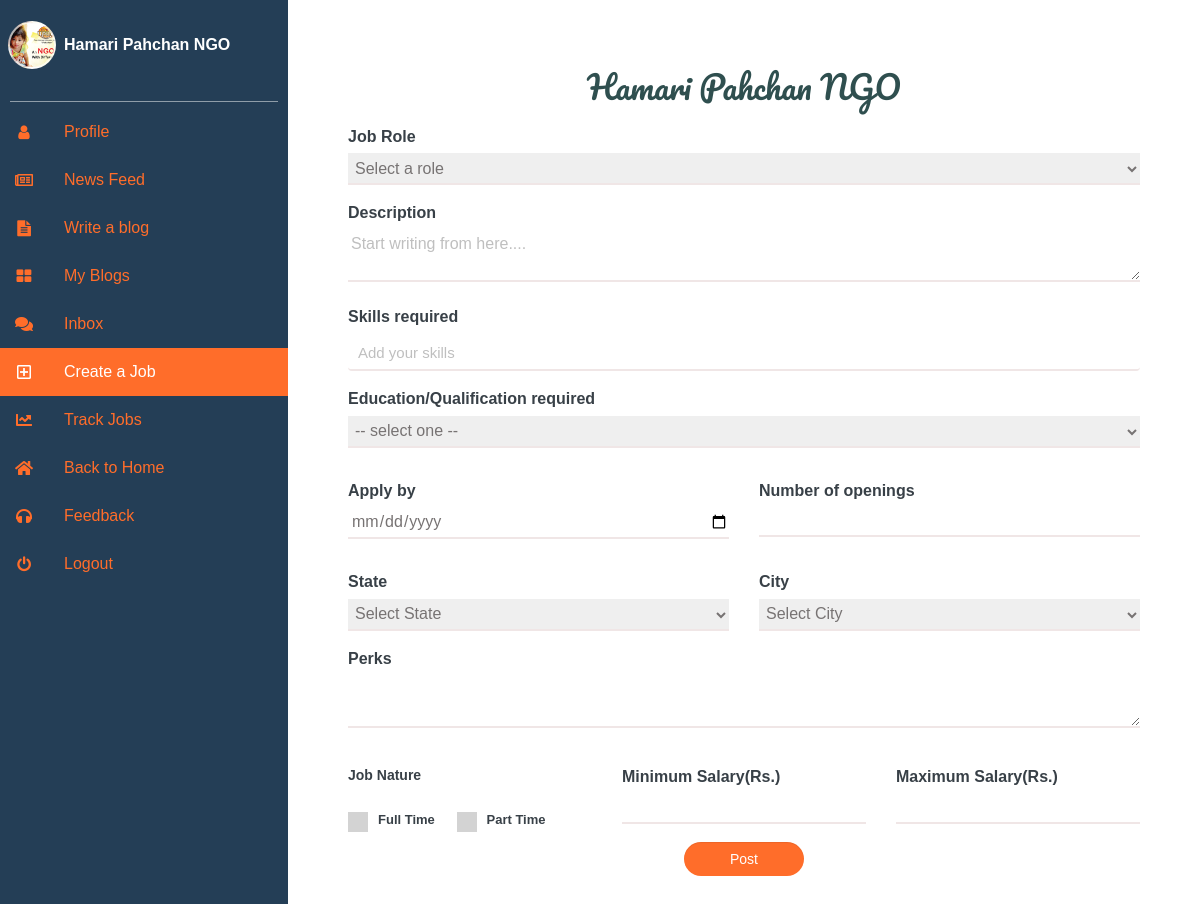
The page /job-post.php (signed in) on the database its author committed.
### tables this page shows
CREATE TABLE `organization` (
  `org_id` int(11) NOT NULL,
  `org_username` varchar(255) NOT NULL,
  `org_name` varchar(50) NOT NULL,
  `org_mobilenumber` varchar(20) DEFAULT NULL,
  `org_city` varchar(50) DEFAULT NULL,
  `org_state` varchar(50) DEFAULT NULL,
  `org_address` varchar(50) DEFAULT NULL,
  `org_password` varchar(255) NOT NULL,
  `org_email` varchar(255) DEFAULT NULL,
  `org_website` varchar(255) DEFAULT NULL,
  `org_founder` varchar(50) DEFAULT NULL,
  `org_type` varchar(50) DEFAULT NULL,
  `org_desc` text,
  `org_logo` varchar(255) DEFAULT NULL,
  `org_logo_time` date DEFAULT NULL,
  `org_doc` varchar(255) DEFAULT NULL,
  `org_doc_time` date DEFAULT NULL
);

### job-post.php (the view, shortened to what this page needs)
<?php
include('database_connection.php');
if (isset($_SESSION['org_id'])) {
  $org_id = $_SESSION['org_id'];
  $stmt = $pdo->query("select * from organization where org_id='$org_id;'");
  $row = $stmt->fetch();
  $username = $row[2];
} else{
  $userPicture = 'assets/img/user.jpg';
  $userPictureURL = $userPicture;
}
$org_id = $_SESSION['org_id'];
$stmt = $pdo->query("select * from organization where org_id='$org_id;'");
$row = $stmt->fetch();
$userPicture = !empty($row[13]) ? $row[13] : 'assets/img/user.jpg';
?>
<!DOCTYPE html>
<html lang="en">
<head>
  <link href="https://use.fontawesome.com/releases/v5.0.6/css/all.css" rel="stylesheet">
  <link rel='stylesheet' href='https://maxcdn.bootstrapcdn.com/font-awesome/4.6.3/css/font-awesome.min.css'>
  <link rel="stylesheet" href="https://stackpath.bootstrapcdn.com/bootstrap/4.2.1/css/bootstrap.min.css">
  <link href="https://use.fontawesome.com/releases/v5.0.6/css/all.css" rel="stylesheet">
  <link rel='stylesheet' href='https://maxcdn.bootstrapcdn.com/bootstrap/3.3.5/css/bootstrap.min.css'>
  <link rel='stylesheet' href='https://cdnjs.cloudflare.com/ajax/libs/font-awesome/4.4.0/css/font-awesome.min.css'>
  <link rel="stylesheet" href="assets/css/profile-skill.css">
  <link rel="stylesheet" href="assets/css/profile-style.css">
  <link rel="stylesheet" href="assets/css/profile-form.css">
  <link rel="stylesheet" href="assets/css/dash-image.css">
  <link rel="stylesheet" href="assets/css/dashboard.css">
  <link rel="stylesheet" href="assets/css/org-profile-style.css">
  <link rel="stylesheet" href="assets/css/job-post.css">
</head>
<body>
  <div class="base">
    <form method="post" role="form">
      <span class="tagline" style="margin-bottom: 40px; ">
        <center style="font-family: Pacifico,Cursive;"><?php echo "$username";?></center>
      </span>
      <label for="job">Job Role</label>
      <select id="job" name="job_role">
        <option value="" disabled selected>Select a role</option>
      </select>
      <label for="desc">Description</label>
      <textarea id="desc" name="desc" placeholder="Start writing from here...."></textarea>
      <label>Skills required</label>
      <label for="education">Education/Qualification required</label>
      <select id="education" name="education">
        <option value="" selected="selected" disabled="disabled">-- select one --</option>
      </select>
      <div class="row" style="margin-top: 15px;">
        <div class="col-md-6">
          <label for="apply_by">Apply by</label>
          <input type="date" id="apply_by" name="apply_by">
        </div>
        <div class="col-md-6">
          <label for="opening">Number of openings</label>
          <input type="number" id="opening" name="opening">
        </div>
      </div>
      <div class="row" style="margin-top: 15px;">
        <div class="col-md-6">
          <label for="state">State</label>
          <select name="state" onchange="print_city('state', this.selectedIndex);" id="sts" name="stt"></select>
        </div>
        <div class="col-md-6">
          <label for="city">City</label>
          <select id="state" name="city">
            <option value="" disabled selected hidden>Select City</option>
          </select>
        </div>
      </div>
      <label for="perks">Perks</label>
      <textarea id="perks" name="perks" rows="2" cols="50"></textarea>
      <div class="row" style="margin-top: 15px;">
        <div class="col-md-4">
          <label style="float: left; font-size: 14px;">Job Nature</label><br><br>
          <label for="styled-checkbox-1">Full Time&nbsp;&nbsp;&nbsp;&nbsp;&nbsp;&nbsp;</label>
          <label for="styled-checkbox-2">Part Time&nbsp;&nbsp;&nbsp;&nbsp;&nbsp;&nbsp;</label>
        </div>
        <div class="col-md-4">
          <label for="min-salary">Minimum Salary(Rs.)</label>
          <input type="number" id="apply_by" name="min-salary">
        </div>
        <div class="col-md-4">
          <label for="opening">Maximum Salary(Rs.)</label>
          <input type="number" id="opening" name="max-salary">
        </div>
      </div>
      <div class="post-btn" style="text-align: center;">
        <input type="submit" name="submit" value="Post" class="btn btn-primary form-control publish-btn" />
      </div>
    </form>
  </div>
  <?php
    require_once("sidebar.php");
    sidebar($userPicture,$username,'','','','','','','','',"sidebar-dropdown active-tab",'');
  ?>
</body>
</html>

### sidebar.php (shortened to what this page needs)
<?php
function sidebar($userPicture,$username,$profile,$newsfeed,$writeblog,$myblogs,$training,$chat,$joblist,$application,$jobpost,$myjobs){
?>
<div class="s-layout">
  <div class="s-layout__sidebar">
    <nav class="s-sidebar__nav" id="sidebar">
      <?php
        if(isset($_SESSION['user_id'])){
      ?>
        <script src="https://ajax.googleapis.com/ajax/libs/jquery/3.1.0/jquery.min.js"></script>
        <script src="https://maxcdn.bootstrapcdn.com/bootstrap/3.3.7/js/bootstrap.min.js"></script>
        <script>
                  $(document).ready(function(){
                   $(document).on('change', '#file', function(){
                    var name = document.getElementById("file").files[0].name;
                    var form_data = new FormData();
                    var ext = name.split('.').pop().toLowerCase();
                    if(jQuery.inArray(ext, ['gif','png','jpg','jpeg']) == -1)
                    {
                     alert("Invalid Image File");
                    }
                    var oFReader = new FileReader();
                    oFReader.readAsDataURL(document.getElementById("file").files[0]);
                    var f = document.getElementById("file").files[0];
                    var fsize = f.size||f.fileSize;
                    if(fsize > 2000000)
                    {
                     alert("Image File Size is very big");
                    }
                    else
                    {
                     form_data.append("file", document.getElementById('file').files[0]);
                     $.ajax({
                      url:"dpupload.php",
                      method:"POST",
                      data: form_data,
                      contentType: false,
                      cache: false,
                      processData: false,
                      beforeSend:function(){
                       $('#uploaded_image').html("<label class='text-success'>Image Uploading...</label>");
                      },
                      success:function(data)
                      {
                       $('#uploaded_image').html(data);
                      }
                     });
                    }
                   });
                  });
        </script>
        <div>
          <ul>
            <li class="user">
              <a class="user-dp s-sidebar__nav-link"><i class="circle" id="circlediv" style="background-image: url(<?php echo $userPicture; ?>); ">
              <div class="p-image">
                <i class="fa fa-camera fa-2x upload-button" style="color: orangered"></i>
                <input class="file-upload" name="file" id="file" type="file" accept="image/*" />
              </div>
              </i>
              <em><?php echo $username; ?></em></a>
            </li>
            <br><hr>
            <li class="<?php echo $profile; ?>">
              <a href="user_profile.php" class="menu-label s-sidebar__nav-link"><i class="fa fa-user"></i><em>Profile</em></a>
            </li>
            <li class="<?php echo $newsfeed; ?>">
              <a href="user-feed.php" class="menu-label s-sidebar__nav-link"><i class="far fa-newspaper"></i><em>News Feed</em></a>
            </li>
            <li class="<?php echo $writeblog; ?>">
              <a href="writeBlog.php" class="menu-label s-sidebar__nav-link"><i class="fa fa-file-alt"></i><em>Write a blog</em></a>
            </li>
            <li class="<?php echo $myblogs; ?>">
              <a href="myblogs.php" class="menu-label s-sidebar__nav-link"><i class="fa fa-th-large"></i><em>My Blogs</em></a>
            </li>
            <li class="<?php echo $training; ?>">
              <a href="training.php" class="menu-label s-sidebar__nav-link"><i class="fas fa-graduation-cap"></i><em>Training</em></a>
            </li>
            <li class="<?php echo $chat; ?>">
              <a href="chat.php" class="menu-label s-sidebar__nav-link"><i class="fas fa-comments"></i><em>Inbox</em></a>
            </li>
            <li class="<?php echo $joblist; ?>">
              <a href="joblist.php" class="menu-label s-sidebar__nav-link"><i class="fas fa-briefcase"></i><em>Explore Jobs</em></a>
            </li>
            <li class="<?php echo $application; ?>">
              <a href="applications.php" class="menu-label s-sidebar__nav-link"><i class="fas fa-chart-line"></i><em>Application Tracking</em></a>
            </li>
            <li>
              <a href="index.php" class="menu-label s-sidebar__nav-link"><i class="fas fa-home"></i><em>Back to Home</em></a>
            </li>
            <li>
              <a href="index.php#contact" class="menu-label s-sidebar__nav-link"><i class="fas fa-headphones"></i><em>Feedback</em></a>
            </li>
            <li><a href="logout.php" class="menu-label s-sidebar__nav-link"><i class="fa fa-power-off"></i><em>Logout</em></a></li>
          <br></ul>
        </div>
        <hr id="footer-hr">
        <div class="sidebar-footer">
          <center>
            <div class="copyright">
              <strong><span>pahal.in&copy; </span></strong>2021<br>
              Designed by <a>Code Smashers</a><br>
            </div>
          </center>
        </div>
        <?php
          } elseif(isset($_SESSION['org_id'])){
        ?>
          <div>
            <ul>
              <li class="user">
                <a class="user-dp s-sidebar__nav-link"><i class="circle" id="circlediv" style="background-image: url('<?php echo $userPicture; ?>'); ">
                </i>
                <em class="header_username"> <?php echo $username; ?></em></a>
              </li>
              <br><hr>
              <li class="<?php echo $profile; ?>">
                <a href="org-profile.php" class="menu-label s-sidebar__nav-link"><i class="fa fa-user"></i><em>Profile</em></a>
              </li>
              <li class="<?php echo $newsfeed; ?>">
                <a href="user-feed.php" class="menu-label s-sidebar__nav-link"><i class="far fa-newspaper"></i><em>News Feed</em></a>
              </li>
              <li class="<?php echo $writeblog; ?>">
                <a href="writeBlog.php" class="menu-label s-sidebar__nav-link"><i class="fa fa-file-alt"></i><em>Write a blog</em></a>
              </li>
              <li class="<?php echo $myblogs; ?>">
                <a href="myblogs.php" class="menu-label s-sidebar__nav-link"><i class="fa fa-th-large"></i><em>My Blogs</em></a>
              </li>
              <li class="<?php echo $chat; ?>">
                <a href="chat.php" class="menu-label s-sidebar__nav-link"><i class="fas fa-comments"></i><em>Inbox</em></a>
              </li>
              <li class="<?php echo $jobpost; ?>">
                <a href="job-post.php" class="menu-label s-sidebar__nav-link"><i class="far fa-plus-square"></i><em>Create a Job</em></a>
              </li>
              <li class="<?php echo $myjobs; ?>">
                <a href="org-myjobs.php" class="menu-label s-sidebar__nav-link"><i class="fas fa-chart-line"></i><em>Track Jobs</em></a>
              </li>
              <li>
                <a href="index.php" class="menu-label s-sidebar__nav-link"><i class="fas fa-home"></i><em>Back to Home</em></a>
              </li>
              <li>
                <a href="index.php#contact" class="menu-label s-sidebar__nav-link"><i class="fas fa-headphones"></i><em>Feedback</em></a>
              </li>
              <li><a href="logout.php" class="menu-label s-sidebar__nav-link"><i class="fa fa-power-off"></i><em>Logout</em></a></li>
            <br></ul>
          </div>
        <?php
      }
      ?>
    </nav>
  </div>
</div>
<?php
}
?>

### assets/css/profile-skill.css (style rules this page uses)
* { box-sizing: border-box; }

### assets/css/profile-style.css (style rules this page uses)
html, body { -webkit-font-smoothing:antialiased; color:#333332; font-weight:400; line-height:1.4; text-rendering:optimizeLegibility; height: fit-content; width: fit-content; font-family: "Nunito", sans-serif; font-size: 16px; }
ul { list-style-type:none; margin-top:0px; max-width:570px; padding: 8px 0px; }

### assets/css/profile-form.css (style rules this page uses)
body { font-family: Arial, Helvetica, sans-serif; }
* { box-sizing: border-box; }
::placeholder { color: #bfbfbf; }

### assets/css/dash-image.css (style rules this page uses)
body { background-color: #efefef; }
.circle { border-radius: 1000px !important; overflow: hidden; margin: auto; margin-bottom: 0; width: 34px!important; height: 34px!important; border: 2px solid rgba(255, 255, 255, 0.7); position: unset; top: 72px; padding: 15px; background-image: url(../img/user.jpg); background-size: cover; background-position: center; }
.user-dp i { width: 48px!important; height: 48px!important; margin-left: 8px; }
.user em { color: #fff; font-weight: bold; }

### assets/css/dashboard.css (style rules this page uses)
* { font-family: Verdana, Geneva, Tahoma, sans-serif; }
.page-wrapper .sidebar-wrapper, .sidebar-brand > a, .sidebar-dropdown > a:after, .sidebar-menu .sidebar-dropdown .sidebar-submenu li a:before, ul li a i, .page-wrapper .page-content, .sidebar-search input.search-menu, .sidebar-search .input-group-text, .sidebar-menu ul li a, #show-sidebar, #close-sidebar { font-size: bold; -webkit-transition: all 0.3s ease; -moz-transition: all 0.3s ease; -ms-transition: all 0.3s ease; -o-transition: all 0.3s ease; transition: all 0.3s ease; }
ul { list-style-type: none; padding: 0; margin: 0; }
a { text-decoration: none; }
.sidebar-dropdown.active-tab a { font-size: medium!important; font-weight: 400!important; color: white!important; background-color: #ff6d2a; }
.sidebar-dropdown a { font-size: bold; color: #ff6d2a; }
.s-layout { display: flex; width: 100%; min-height: 100vh; }
.s-sidebar__nav { position: fixed; top: 0; left: -18em; overflow-y: auto; transition: all .3s ease-in; width: 18em; height: 100%; background: #243e56; color: rgba(255, 255, 255, 0.7); }
.s-sidebar__nav ul { position: relative; top: 4em; left: 0; margin: 0; padding: 0; width: 100%; }
.s-sidebar__nav ul li { width: 100%; color: #ff6d2a; font-weight: 400; height: 3em; font-style: normal!important; }
.s-sidebar__nav-link { position: relative; display: inline-block; width: 100%; height: 3em; color: #ff6d2a; }
.s-sidebar__nav-link em { position: absolute; top: 50%; left: 4em; transform: translateY(-50%); }
.s-sidebar__nav-link > i { position: absolute; top: 0; left: 0; display: inline-block; width: 3em; height: 3em; }
.s-sidebar__nav-link > i::before { position: absolute; top: 50%; left: 50%; transform: translate(-50%, -50%); }
@media (min-width: 42em) { .s-sidebar__nav { width: 4em; left: 0; } }
@media (min-width: 68em) { .s-sidebar__nav { width: 18em; overflow-y: auto; } }
@media (min-width: 68em) { .s-sidebar__nav ul { top: 1.3em; } }
em { font-size: 16px!important; font-style: normal; font-weight: 400; }
hr { margin: 10px 10px 5px 10px!important; height: 1px!important; color: rgba(255,255,255)!important; opacity: 0.7!important; box-sizing: content-box!important; border: 0!important; border-top: 1px solid rgb(255 255 255 / 70%)!important; background-color: inherit; }
.header_username { vertical-align: middle; }

### assets/css/org-profile-style.css (style rules this page uses)
* { transition: all 0.3s ease-out; }
html, body { -webkit-font-smoothing:antialiased; color:#333332; font-weight:400; line-height:1.4; text-rendering:optimizeLegibility; height: fit-content; width: fit-content; font-family: "Nunito", sans-serif; font-size: 16px; }
ul { list-style-type:none; margin-top:0px; max-width:570px; padding: 8px 0px; }

### rows shown on the page
organization: org_name "Hamari Pahchan NGO", org_logo (picture)
